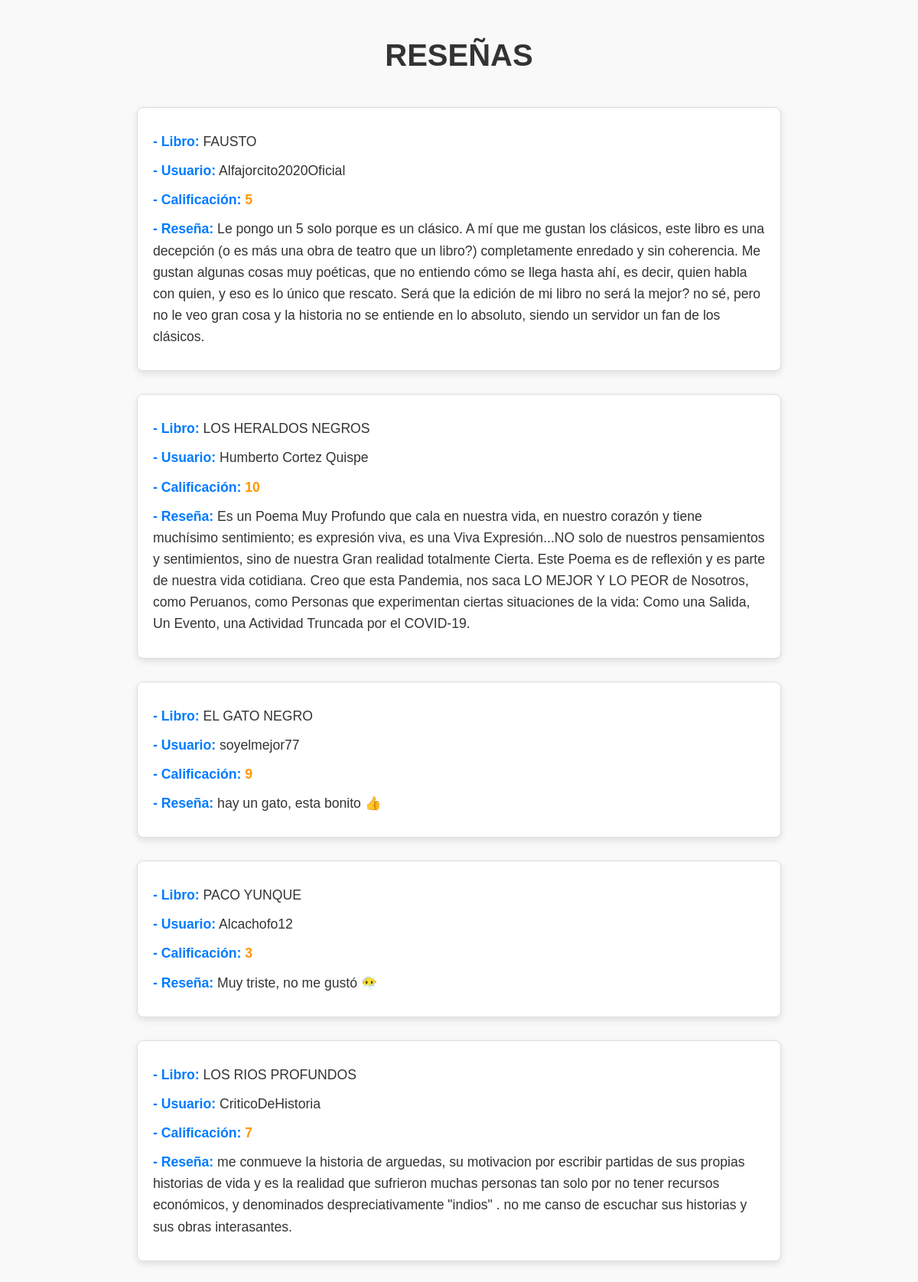
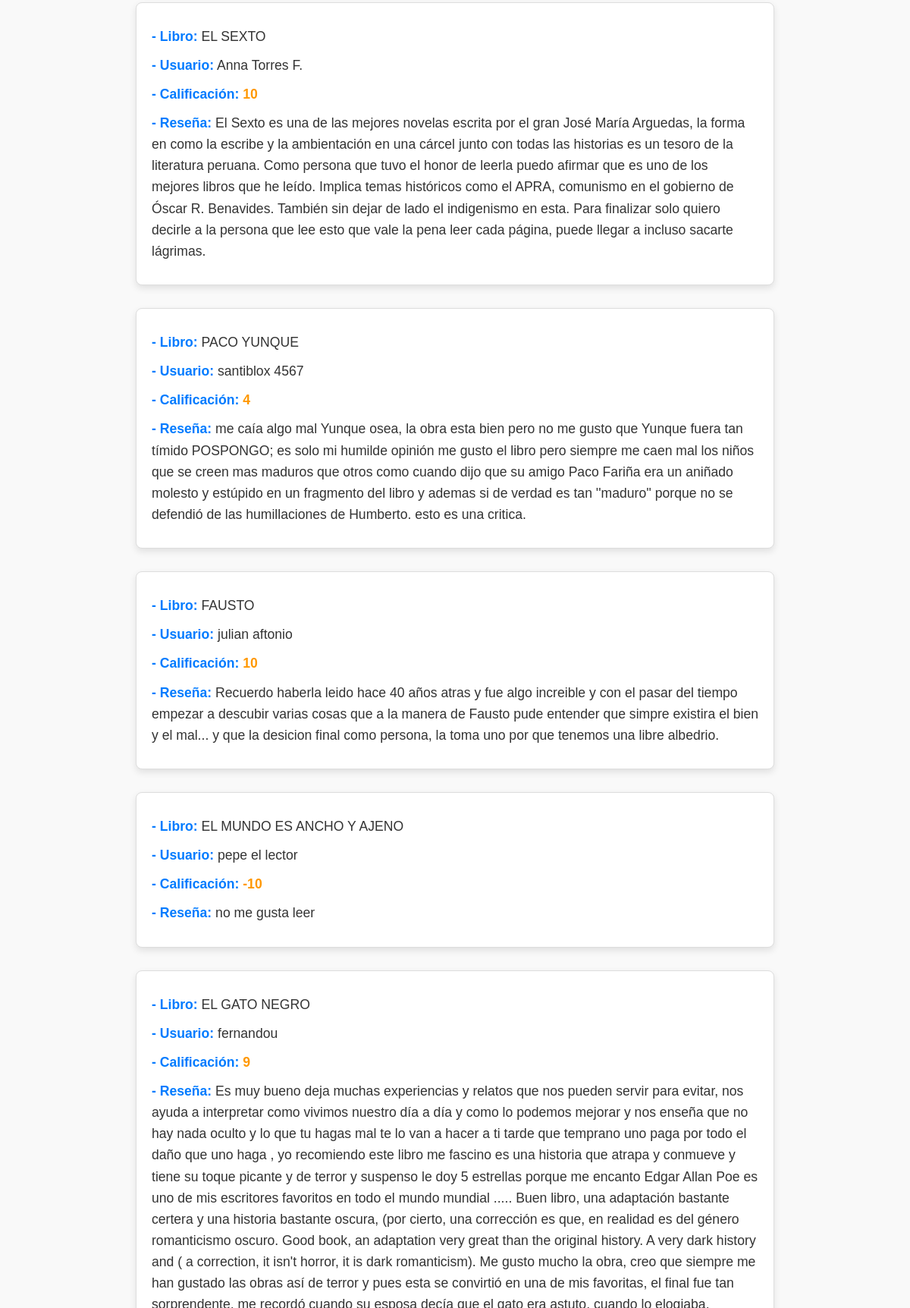
The app's page /resenas/ (upper part) with its own data (2 pictures, top to bottom).
### reviews/models.py (models this page shows, shortened)
class Resena(models.Model):
    libro = models.ForeignKey(Libro, on_delete=models.CASCADE)
    nombre_usuario = models.CharField(max_length=100)
    texto = models.TextField()
    calificacion = models.IntegerField()

class Libro(models.Model):
    titulo = models.CharField(max_length=200)
    autor = models.CharField(max_length=100)
    fecha_publicacion = models.DateField()
    isbn = models.CharField(max_length=13)

### reviews/views.py (the view)
# urls.py: path('resenas/', views.lista_resenas, name='lista_resenas'),
def lista_resenas(request):
    resenas = Resena.objects.all()
    return render(request, 'reviews/lista_resenas.html', {'resenas': resenas})

### reviews/templates/reviews/lista_resenas.html (shortened to what this page needs)
<!DOCTYPE html>
<html lang="es">
<head>
    {% load static %}
    <link rel="stylesheet" type="text/css" href="{% static 'reviews/css/lista_resenas.css' %}">
</head>
<body>
    <h1>RESEÑAS</h1>
    <ul>
        {% for resena in resenas %}
            <li>
                <p><strong>- Libro:</strong> {{ resena.libro.titulo }}</p>
                <p><strong>- Usuario:</strong> {{ resena.nombre_usuario }}</p>
                <p><strong>- Calificación:</strong> <span class="calificacion">{{ resena.calificacion }}</span></p>
                <p><strong>- Reseña:</strong> {{ resena.texto }}</p>
            </li>
        {% endfor %}
    </ul>
</body>
</html>

### reviews/static/reviews/css/lista_resenas.css (style rules this page uses)
body { font-family: Arial, sans-serif; background-color: #f9f9f9; margin: 0; padding: 0; color: #333; padding-bottom: 80px; }
h1 { text-align: center; color: #333; margin-top: 50px; font-size: 2.5em; }
ul { list-style-type: none; padding: 0; margin-top: 30px; display: flex; flex-direction: column; align-items: center; }
li { background-color: #fff; margin: 15px; padding: 20px; width: 80%; max-width: 800px; border-radius: 8px; border: 1px solid #ddd; box-shadow: 0 4px 10px rgba(0, 0, 0, 0.1); font-size: 1.1em; }
strong { color: #007BFF; }
li p { line-height: 1.6; margin: 10px 0; }
li .calificacion { font-weight: bold; color: #ff9800; }

### records on screen
Resena: libro.titulo "FAUSTO", nombre_usuario "Alfajorcito2020Oficial", calificacion "5", texto "Le pongo un 5 solo porque es un clásico. A mí que me gustan los clásicos, este libro es una decepción (o es más una obra de teatro que un libro?) completamente enredado y sin coherencia. Me gustan algunas cosas muy poéticas, que no entiendo cómo se llega hasta ahí, es decir, quien habla con quien, y eso es lo único que rescato. Será que la edición de mi libro no será la mejor? no sé, pero no le veo gran cosa y la historia no se entiende en lo absoluto, siendo un servidor un fan de los clásicos."
Resena: libro.titulo "LOS HERALDOS NEGROS", nombre_usuario "Humberto Cortez Quispe", calificacion "10", texto "Es un Poema Muy Profundo que cala en nuestra vida, en nuestro corazón y tiene muchísimo sentimiento; es expresión viva, es una Viva Expresión...NO solo de nuestros pensamientos y sentimientos, sino de nuestra Gran realidad totalmente Cierta. Este Poema es de reflexión y es parte de nuestra vida cotidiana. Creo que esta Pandemia, nos saca LO MEJOR Y LO PEOR de Nosotros, como Peruanos, como Personas que experimentan ciertas situaciones de la vida: Como una Salida, Un Evento, una Actividad Truncada por el COVID-19."
Resena: libro.titulo "EL GATO NEGRO", nombre_usuario "soyelmejor77", calificacion "9", texto "hay un gato, esta bonito 👍"
Resena: libro.titulo "PACO YUNQUE", nombre_usuario "Alcachofo12", calificacion "3", texto "Muy triste, no me gustó 😶‍🌫️"
Resena: libro.titulo "LOS RIOS PROFUNDOS", nombre_usuario "CriticoDeHistoria", calificacion "7", texto "me conmueve la historia de arguedas, su motivacion por escribir partidas de sus propias historias de vida y es la realidad que sufrieron muchas personas tan solo por no tener recursos económicos, y denominados despreciativamente \"indios\" . no me canso de escuchar sus historias y sus obras interasantes."
Resena: libro.titulo "EL SEXTO", nombre_usuario "Anna Torres F.", calificacion "10", texto "El Sexto es una de las mejores novelas escrita por el gran José María Arguedas, la forma en como la escribe y la ambientación en una cárcel junto con todas las historias es un tesoro de la literatura peruana. Como persona que tuvo el honor de leerla puedo afirmar que es uno de los mejores libros que he leído. Implica temas históricos como el APRA, comunismo en el gobierno de Óscar R. Benavides. También sin dejar de lado el indigenismo en esta. Para finalizar solo quiero decirle a la persona que lee esto que vale la pena leer cada página, puede llegar a incluso sacarte lágrimas."
Resena: libro.titulo "PACO YUNQUE", nombre_usuario "santiblox 4567", calificacion "4", texto "me caía algo mal Yunque osea, la obra esta bien pero no me gusto que Yunque fuera tan tímido POSPONGO; es solo mi humilde opinión me gusto el libro pero siempre me caen mal los niños que se creen mas maduros que otros como cuando dijo que su amigo Paco Fariña era un aniñado molesto y estúpido en un fragmento del libro y ademas si de verdad es tan ''maduro'' porque no se defendió de las humillaciones de Humberto. esto es una critica."
Resena: libro.titulo "FAUSTO", nombre_usuario "julian aftonio", calificacion "10", texto "Recuerdo haberla leido hace 40 años atras y fue algo increible y con el pasar del tiempo empezar a descubir varias cosas que a la manera de Fausto pude entender que simpre existira el bien y el mal... y que la desicion final como persona, la toma uno por que tenemos una libre albedrio."
Resena: libro.titulo "EL MUNDO ES ANCHO Y AJENO", nombre_usuario "pepe el lector", calificacion "-10", texto "no me gusta leer"
Resena: libro.titulo "EL GATO NEGRO", nombre_usuario "fernandou", calificacion "9"
